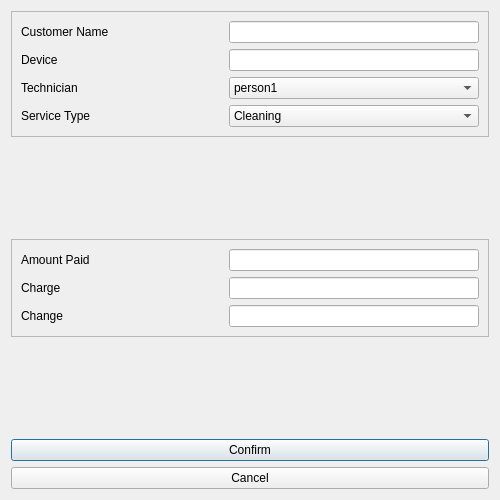
<?xml version="1.0" encoding="UTF-8"?>
<ui version="4.0">
 <class>serviceReportDialog</class>
 <widget class="QDialog" name="serviceReportDialog">
  <property name="geometry">
   <rect>
    <x>0</x>
    <y>0</y>
    <width>500</width>
    <height>500</height>
   </rect>
  </property>
  <property name="minimumSize">
   <size>
    <width>500</width>
    <height>500</height>
   </size>
  </property>
  <property name="maximumSize">
   <size>
    <width>500</width>
    <height>500</height>
   </size>
  </property>
  <property name="windowTitle">
   <string>Service Report</string>
  </property>
  <layout class="QVBoxLayout" name="verticalLayout_4">
   <item>
    <widget class="QFrame" name="frame">
     <property name="frameShape">
      <enum>QFrame::StyledPanel</enum>
     </property>
     <property name="frameShadow">
      <enum>QFrame::Raised</enum>
     </property>
     <layout class="QVBoxLayout" name="verticalLayout">
      <item>
       <layout class="QHBoxLayout" name="horizontalLayout">
        <item>
         <widget class="QLabel" name="customerName">
          <property name="text">
           <string>Customer Name</string>
          </property>
         </widget>
        </item>
        <item alignment="Qt::AlignRight">
         <widget class="QLineEdit" name="customerNameInput">
          <property name="minimumSize">
           <size>
            <width>250</width>
            <height>0</height>
           </size>
          </property>
         </widget>
        </item>
       </layout>
      </item>
      <item>
       <layout class="QHBoxLayout" name="horizontalLayout_2">
        <item>
         <widget class="QLabel" name="device">
          <property name="text">
           <string>Device</string>
          </property>
         </widget>
        </item>
        <item alignment="Qt::AlignRight">
         <widget class="QLineEdit" name="deviceInput">
          <property name="minimumSize">
           <size>
            <width>250</width>
            <height>0</height>
           </size>
          </property>
         </widget>
        </item>
       </layout>
      </item>
      <item>
       <layout class="QHBoxLayout" name="horizontalLayout_3">
        <item>
         <widget class="QLabel" name="technician">
          <property name="text">
           <string>Technician</string>
          </property>
         </widget>
        </item>
        <item>
         <widget class="QComboBox" name="technicianDropdown">
          <property name="minimumSize">
           <size>
            <width>250</width>
            <height>0</height>
           </size>
          </property>
          <item>
           <property name="text">
            <string>person1</string>
           </property>
          </item>
          <item>
           <property name="text">
            <string>person2</string>
           </property>
          </item>
         </widget>
        </item>
       </layout>
      </item>
      <item>
       <layout class="QHBoxLayout" name="horizontalLayout_4">
        <item>
         <widget class="QLabel" name="serviceType">
          <property name="text">
           <string>Service Type</string>
          </property>
         </widget>
        </item>
        <item>
         <widget class="QComboBox" name="serviceTypeDropdown">
          <property name="minimumSize">
           <size>
            <width>250</width>
            <height>0</height>
           </size>
          </property>
          <item>
           <property name="text">
            <string>Cleaning</string>
           </property>
          </item>
          <item>
           <property name="text">
            <string>Repair</string>
           </property>
          </item>
          <item>
           <property name="text">
            <string>Upgrade</string>
           </property>
          </item>
         </widget>
        </item>
       </layout>
      </item>
     </layout>
    </widget>
   </item>
   <item>
    <spacer name="verticalSpacer">
     <property name="orientation">
      <enum>Qt::Vertical</enum>
     </property>
     <property name="sizeHint" stdset="0">
      <size>
       <width>20</width>
       <height>40</height>
      </size>
     </property>
    </spacer>
   </item>
   <item>
    <widget class="QFrame" name="frame_2">
     <property name="frameShape">
      <enum>QFrame::StyledPanel</enum>
     </property>
     <property name="frameShadow">
      <enum>QFrame::Raised</enum>
     </property>
     <layout class="QVBoxLayout" name="verticalLayout_2">
      <item>
       <layout class="QHBoxLayout" name="horizontalLayout_5">
        <item>
         <widget class="QLabel" name="amountPaid">
          <property name="text">
           <string>Amount Paid</string>
          </property>
         </widget>
        </item>
        <item alignment="Qt::AlignRight">
         <widget class="QLineEdit" name="amountPaidInput">
          <property name="minimumSize">
           <size>
            <width>250</width>
            <height>0</height>
           </size>
          </property>
         </widget>
        </item>
       </layout>
      </item>
      <item>
       <layout class="QHBoxLayout" name="horizontalLayout_6">
        <item>
         <widget class="QLabel" name="charge">
          <property name="text">
           <string>Charge</string>
          </property>
         </widget>
        </item>
        <item alignment="Qt::AlignRight">
         <widget class="QLineEdit" name="chargeOutput">
          <property name="minimumSize">
           <size>
            <width>250</width>
            <height>0</height>
           </size>
          </property>
         </widget>
        </item>
       </layout>
      </item>
      <item>
       <layout class="QHBoxLayout" name="horizontalLayout_7">
        <item>
         <widget class="QLabel" name="change">
          <property name="text">
           <string>Change</string>
          </property>
         </widget>
        </item>
        <item alignment="Qt::AlignRight">
         <widget class="QLineEdit" name="changeOutput">
          <property name="minimumSize">
           <size>
            <width>250</width>
            <height>0</height>
           </size>
          </property>
          <property name="readOnly">
           <bool>true</bool>
          </property>
         </widget>
        </item>
       </layout>
      </item>
     </layout>
    </widget>
   </item>
   <item>
    <spacer name="verticalSpacer_2">
     <property name="orientation">
      <enum>Qt::Vertical</enum>
     </property>
     <property name="sizeHint" stdset="0">
      <size>
       <width>20</width>
       <height>40</height>
      </size>
     </property>
    </spacer>
   </item>
   <item>
    <layout class="QVBoxLayout" name="verticalLayout_3">
     <item>
      <widget class="QPushButton" name="confirmButton">
       <property name="text">
        <string>Confirm</string>
       </property>
      </widget>
     </item>
     <item>
      <widget class="QPushButton" name="cancelButton">
       <property name="text">
        <string>Cancel</string>
       </property>
      </widget>
     </item>
    </layout>
   </item>
  </layout>
 </widget>
 <resources/>
 <connections/>
</ui>
